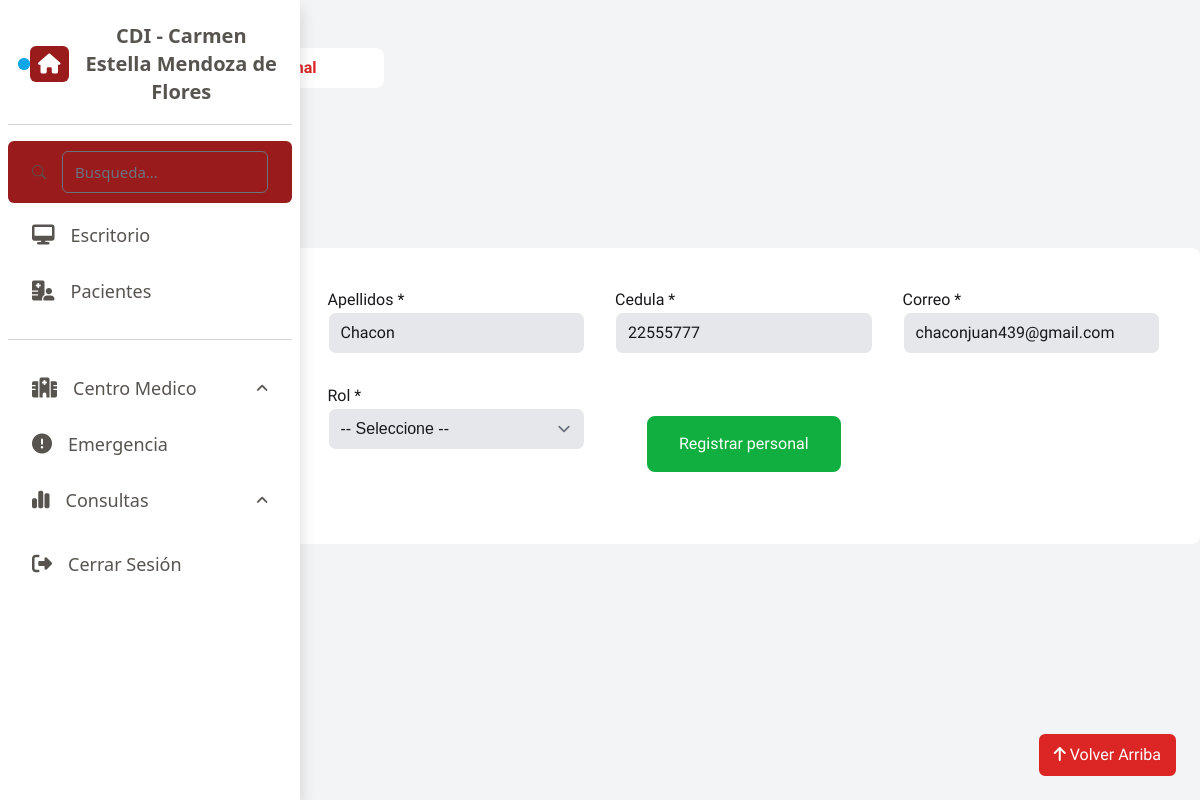
The page /?pagina=modificarpersonal&cedula=22555777 on the database its author committed.
### tables this page shows
CREATE TABLE `personal` (
  `cedula` int NOT NULL,
  `nombre` varchar(45) DEFAULT NULL,
  `apellido` varchar(45) DEFAULT NULL,
  `correo` varchar(45) DEFAULT NULL,
  `telefono` int DEFAULT NULL,
  `rol` varchar(45) DEFAULT NULL,
  PRIMARY KEY (`cedula`)
);

### vista/modificarpersonal.php (the view, shortened to what this page needs)
<?php
    $cedula = $_GET['cedula'];
    $cedula = filter_var($cedula, FILTER_VALIDATE_INT);
    $db = conectarBD();
    $consulta = "SELECT * FROM personal WHERE cedula = ${cedula}";
    $resultado = mysqli_query($db, $consulta);
    $personal = mysqli_fetch_assoc($resultado);
    $cedula = $personal['cedula'];
    $apellido = $personal['apellido'];
    $correo = $personal['correo'];
    require 'comunes/librerias.php';
    require 'comunes/head.php';
?>
<body class="form-personal bg-gray-100">
    <section class="contenedor text-zinc-900">
        <h1 class="text-2xl py-2">Personal</h1>
        <p class="text-zinc-400 bg-white border-8 rounded-lg border-white w-96">&nbsp; &nbsp; &nbsp; Agregar Personal &nbsp; &nbsp; > &nbsp; &nbsp;<span class="text-red-600 font-bold">   Nuevo Personal</span></p>
        <p class="text-zinc-400 py-2 my-2">Las casillas con * son obligatorias</p>
        <a href="?pagina=personal" class="boton px-4 cursor-pointer" style="margin-top: 200px;">Volver</a>
        <h1 class="text-2xl py-4">Informacion General</h1>
        <form class="ffformulario" method="POST"  enctype="multipart/form-data">
            <fieldset class="formulario bg-white p-10 rounded-lg">
                <div>
                    <label for="">Nombres *</label>
                    <br>
                </div>
                <div>
                    <label for="">Apellidos *</label>
                    <br>
                    <input type="text" class="bg-gray-200 rounded-lg border-white" name="apellido" id="apellido" value="<?php echo $apellido ?>">
                </div>
                <div>
                    <label for="">Cedula *</label>
                    <br>
                    <input type="number" class="bg-gray-200 rounded-lg border-white" name="cedula" id="cedula" value="<?php echo $cedula ?>">
                </div>
                <div>
                    <label for="">Correo *</label>
                    <br>
                    <input type="text" class="bg-gray-200 rounded-lg border-white" name="correo" id="correo" value="<?php echo $correo ?>">
                </div>
                <div>
                    <label for="">Telefono *</label>
                    <br>
                </div>
                <div>
                    <label for="">Rol *</label>
                    <br>
                    <select name="rol" id="rol" class="bg-gray-200 rounded-lg border-white" style="font-family: 'Arial';">
                        <option value="">-- Seleccione --</option>
                    </select>
                </div>
<button type="submit" class="botonazul btn btn-primary m-8 p-2" data-bs-toggle="modal" data-bs-target="#staticBackdrop">
                Registrar personal
            </button>
        </form>
        <div class="fixed-bottom d-flex justify-content-end m-4" id="scroll-to-top">
            <a href="#top" class="btn btn-primary" style="background-color: rgb(220 38 38); border: solid rgb(220 38 38);">
                <i class="fas fa-arrow-up"></i>
                <span>Volver Arriba</span>
            </a>
        </div>
    </section>
</body>

### css/style.css (style rules this page uses)
.boton { font-family: 'Sora'; background-color: rgb(220 38 38); border-radius: 0.5rem; border: 0.5rem solid rgb(220 38 38); color: white; }
.botonazul { font-family: 'Sora'; background-color: rgb(16, 175, 63); border-radius: 0.5rem; border: 0.5rem solid rgb(16, 175, 63); color: white; }
.contenedor { font-family: 'Sora'; }
.contenedor h1 { font-weight: 900; }
.formulario { display: grid; grid-template-columns: repeat(4, 1fr); gap: 30px; }
input, select { width: 100%; }

### rows shown on the page
personal: apellido "Chacon", cedula "22555777", correo "chaconjuan439@gmail.com"
